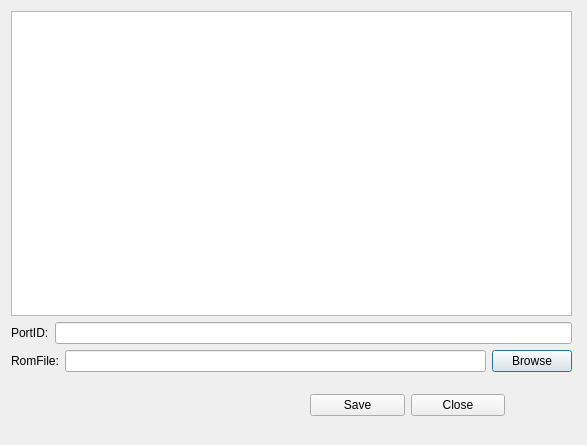
<?xml version="1.0" encoding="UTF-8"?>
<ui version="4.0">
 <class>SBMENDIRomFileDlg</class>
 <widget class="QDialog" name="SBMENDIRomFileDlg">
  <property name="geometry">
   <rect>
    <x>0</x>
    <y>0</y>
    <width>587</width>
    <height>445</height>
   </rect>
  </property>
  <property name="windowTitle">
   <string>NDI Rom File Settings</string>
  </property>
  <widget class="QWidget" name="layoutWidget">
   <property name="geometry">
    <rect>
     <x>11</x>
     <y>11</y>
     <width>561</width>
     <height>361</height>
    </rect>
   </property>
   <layout class="QVBoxLayout" name="verticalLayout">
    <item>
     <widget class="QTableWidget" name="tableWidget_RomFile"/>
    </item>
    <item>
     <layout class="QHBoxLayout" name="horizontalLayout_2">
      <item>
       <widget class="QLabel" name="label">
        <property name="text">
         <string>PortID:</string>
        </property>
       </widget>
      </item>
      <item>
       <widget class="QLineEdit" name="lineEdit_PortID">
        <property name="readOnly">
         <bool>true</bool>
        </property>
       </widget>
      </item>
     </layout>
    </item>
    <item>
     <layout class="QHBoxLayout" name="horizontalLayout">
      <item>
       <widget class="QLabel" name="label_2">
        <property name="text">
         <string>RomFile:</string>
        </property>
       </widget>
      </item>
      <item>
       <widget class="QLineEdit" name="lineEdit_RomFileName">
        <property name="readOnly">
         <bool>true</bool>
        </property>
       </widget>
      </item>
      <item>
       <widget class="QPushButton" name="pushButton_Browse">
        <property name="text">
         <string>Browse</string>
        </property>
       </widget>
      </item>
     </layout>
    </item>
   </layout>
  </widget>
  <widget class="QWidget" name="layoutWidget">
   <property name="geometry">
    <rect>
     <x>310</x>
     <y>390</y>
     <width>195</width>
     <height>30</height>
    </rect>
   </property>
   <layout class="QHBoxLayout" name="horizontalLayout_3">
    <item>
     <widget class="QPushButton" name="pushButton_Save">
      <property name="text">
       <string>Save</string>
      </property>
     </widget>
    </item>
    <item>
     <widget class="QPushButton" name="pushButton_Close">
      <property name="text">
       <string>Close</string>
      </property>
     </widget>
    </item>
   </layout>
  </widget>
 </widget>
 <resources/>
 <connections/>
</ui>
